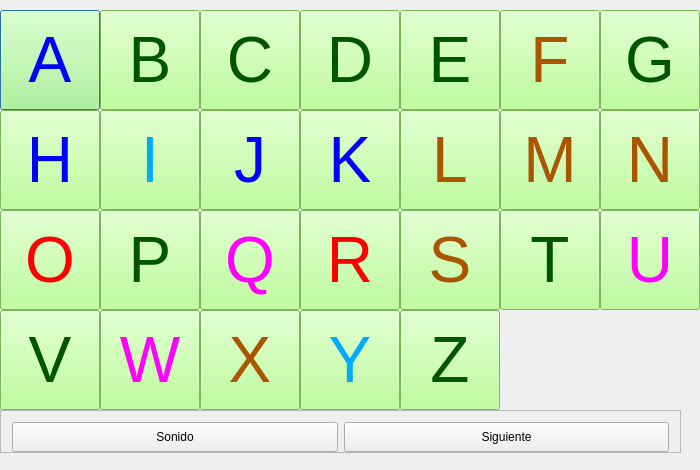
<?xml version="1.0" encoding="UTF-8"?>
<ui version="4.0">
 <class>DialogAlfabeto</class>
 <widget class="QDialog" name="DialogAlfabeto">
  <property name="geometry">
   <rect>
    <x>0</x>
    <y>0</y>
    <width>700</width>
    <height>470</height>
   </rect>
  </property>
  <property name="minimumSize">
   <size>
    <width>0</width>
    <height>0</height>
   </size>
  </property>
  <property name="maximumSize">
   <size>
    <width>700</width>
    <height>470</height>
   </size>
  </property>
  <property name="windowTitle">
   <string>Dialog</string>
  </property>
  <property name="windowIcon">
   <iconset resource="images.qrc">
    <normaloff>:/MyEnglishQt.ico</normaloff>:/MyEnglishQt.ico</iconset>
  </property>
  <property name="modal">
   <bool>true</bool>
  </property>
  <widget class="QWidget" name="centralWidget" native="true">
   <property name="geometry">
    <rect>
     <x>0</x>
     <y>10</y>
     <width>700</width>
     <height>400</height>
    </rect>
   </property>
   <widget class="QPushButton" name="pushButtonA">
    <property name="geometry">
     <rect>
      <x>0</x>
      <y>0</y>
      <width>100</width>
      <height>100</height>
     </rect>
    </property>
    <property name="minimumSize">
     <size>
      <width>100</width>
      <height>100</height>
     </size>
    </property>
    <property name="maximumSize">
     <size>
      <width>100</width>
      <height>100</height>
     </size>
    </property>
    <property name="font">
     <font>
      <family>Arial</family>
      <pointsize>48</pointsize>
      <weight>50</weight>
      <italic>false</italic>
      <bold>false</bold>
     </font>
    </property>
    <property name="styleSheet">
     <string notr="true">color: rgb(0, 0, 255);
background-color: rgb(170, 255, 127);</string>
    </property>
    <property name="text">
     <string>A</string>
    </property>
   </widget>
   <widget class="QPushButton" name="pushButtonB">
    <property name="geometry">
     <rect>
      <x>100</x>
      <y>0</y>
      <width>100</width>
      <height>100</height>
     </rect>
    </property>
    <property name="minimumSize">
     <size>
      <width>100</width>
      <height>100</height>
     </size>
    </property>
    <property name="maximumSize">
     <size>
      <width>100</width>
      <height>100</height>
     </size>
    </property>
    <property name="font">
     <font>
      <family>Arial</family>
      <pointsize>48</pointsize>
      <weight>50</weight>
      <italic>false</italic>
      <bold>false</bold>
     </font>
    </property>
    <property name="styleSheet">
     <string notr="true">color: rgb(0, 85, 0);
background-color: rgb(170, 255, 127);</string>
    </property>
    <property name="text">
     <string>B</string>
    </property>
   </widget>
   <widget class="QPushButton" name="pushButtonC">
    <property name="geometry">
     <rect>
      <x>200</x>
      <y>0</y>
      <width>100</width>
      <height>100</height>
     </rect>
    </property>
    <property name="minimumSize">
     <size>
      <width>100</width>
      <height>100</height>
     </size>
    </property>
    <property name="maximumSize">
     <size>
      <width>100</width>
      <height>100</height>
     </size>
    </property>
    <property name="font">
     <font>
      <family>Arial</family>
      <pointsize>48</pointsize>
      <weight>50</weight>
      <italic>false</italic>
      <bold>false</bold>
     </font>
    </property>
    <property name="styleSheet">
     <string notr="true">color: rgb(0, 85, 0);
background-color: rgb(170, 255, 127);</string>
    </property>
    <property name="text">
     <string>C</string>
    </property>
   </widget>
   <widget class="QPushButton" name="pushButtonD">
    <property name="geometry">
     <rect>
      <x>300</x>
      <y>0</y>
      <width>100</width>
      <height>100</height>
     </rect>
    </property>
    <property name="minimumSize">
     <size>
      <width>100</width>
      <height>100</height>
     </size>
    </property>
    <property name="maximumSize">
     <size>
      <width>100</width>
      <height>100</height>
     </size>
    </property>
    <property name="font">
     <font>
      <family>Arial</family>
      <pointsize>48</pointsize>
      <weight>50</weight>
      <italic>false</italic>
      <bold>false</bold>
     </font>
    </property>
    <property name="styleSheet">
     <string notr="true">color: rgb(0, 85, 0);
background-color: rgb(170, 255, 127);</string>
    </property>
    <property name="text">
     <string>D</string>
    </property>
   </widget>
   <widget class="QPushButton" name="pushButtonE">
    <property name="geometry">
     <rect>
      <x>400</x>
      <y>0</y>
      <width>100</width>
      <height>100</height>
     </rect>
    </property>
    <property name="minimumSize">
     <size>
      <width>100</width>
      <height>100</height>
     </size>
    </property>
    <property name="maximumSize">
     <size>
      <width>100</width>
      <height>100</height>
     </size>
    </property>
    <property name="font">
     <font>
      <family>Arial</family>
      <pointsize>48</pointsize>
      <weight>50</weight>
      <italic>false</italic>
      <bold>false</bold>
     </font>
    </property>
    <property name="styleSheet">
     <string notr="true">color: rgb(0, 85, 0);
background-color: rgb(170, 255, 127);</string>
    </property>
    <property name="text">
     <string>E</string>
    </property>
   </widget>
   <widget class="QPushButton" name="pushButtonF">
    <property name="geometry">
     <rect>
      <x>500</x>
      <y>0</y>
      <width>100</width>
      <height>100</height>
     </rect>
    </property>
    <property name="minimumSize">
     <size>
      <width>100</width>
      <height>100</height>
     </size>
    </property>
    <property name="maximumSize">
     <size>
      <width>100</width>
      <height>100</height>
     </size>
    </property>
    <property name="font">
     <font>
      <family>Arial</family>
      <pointsize>48</pointsize>
      <weight>50</weight>
      <italic>false</italic>
      <bold>false</bold>
     </font>
    </property>
    <property name="styleSheet">
     <string notr="true">color: rgb(170, 85, 0);
background-color: rgb(170, 255, 127);</string>
    </property>
    <property name="text">
     <string>F</string>
    </property>
   </widget>
   <widget class="QPushButton" name="pushButtonG">
    <property name="geometry">
     <rect>
      <x>600</x>
      <y>0</y>
      <width>100</width>
      <height>100</height>
     </rect>
    </property>
    <property name="minimumSize">
     <size>
      <width>100</width>
      <height>100</height>
     </size>
    </property>
    <property name="maximumSize">
     <size>
      <width>100</width>
      <height>100</height>
     </size>
    </property>
    <property name="font">
     <font>
      <family>Arial</family>
      <pointsize>48</pointsize>
      <weight>50</weight>
      <italic>false</italic>
      <bold>false</bold>
     </font>
    </property>
    <property name="styleSheet">
     <string notr="true">color: rgb(0, 85, 0);
background-color: rgb(170, 255, 127);</string>
    </property>
    <property name="text">
     <string>G</string>
    </property>
   </widget>
   <widget class="QPushButton" name="pushButtonV">
    <property name="geometry">
     <rect>
      <x>0</x>
      <y>300</y>
      <width>100</width>
      <height>100</height>
     </rect>
    </property>
    <property name="minimumSize">
     <size>
      <width>100</width>
      <height>100</height>
     </size>
    </property>
    <property name="maximumSize">
     <size>
      <width>100</width>
      <height>100</height>
     </size>
    </property>
    <property name="font">
     <font>
      <family>Arial</family>
      <pointsize>48</pointsize>
      <weight>50</weight>
      <italic>false</italic>
      <bold>false</bold>
     </font>
    </property>
    <property name="styleSheet">
     <string notr="true">color: rgb(0, 85, 0);
background-color: rgb(170, 255, 127);</string>
    </property>
    <property name="text">
     <string>V</string>
    </property>
   </widget>
   <widget class="QPushButton" name="pushButtonW">
    <property name="geometry">
     <rect>
      <x>100</x>
      <y>300</y>
      <width>100</width>
      <height>100</height>
     </rect>
    </property>
    <property name="minimumSize">
     <size>
      <width>100</width>
      <height>100</height>
     </size>
    </property>
    <property name="maximumSize">
     <size>
      <width>100</width>
      <height>100</height>
     </size>
    </property>
    <property name="font">
     <font>
      <family>Arial</family>
      <pointsize>48</pointsize>
      <weight>50</weight>
      <italic>false</italic>
      <bold>false</bold>
     </font>
    </property>
    <property name="styleSheet">
     <string notr="true">color: rgb(255, 0, 255);
background-color: rgb(170, 255, 127);</string>
    </property>
    <property name="text">
     <string>W</string>
    </property>
   </widget>
   <widget class="QPushButton" name="pushButtonH">
    <property name="geometry">
     <rect>
      <x>0</x>
      <y>100</y>
      <width>100</width>
      <height>100</height>
     </rect>
    </property>
    <property name="minimumSize">
     <size>
      <width>100</width>
      <height>100</height>
     </size>
    </property>
    <property name="maximumSize">
     <size>
      <width>100</width>
      <height>100</height>
     </size>
    </property>
    <property name="font">
     <font>
      <family>Arial</family>
      <pointsize>48</pointsize>
      <weight>50</weight>
      <italic>false</italic>
      <bold>false</bold>
     </font>
    </property>
    <property name="styleSheet">
     <string notr="true">color: rgb(0, 0, 255);
background-color: rgb(170, 255, 127);</string>
    </property>
    <property name="text">
     <string>H</string>
    </property>
   </widget>
   <widget class="QPushButton" name="pushButtonI">
    <property name="geometry">
     <rect>
      <x>100</x>
      <y>100</y>
      <width>100</width>
      <height>100</height>
     </rect>
    </property>
    <property name="minimumSize">
     <size>
      <width>100</width>
      <height>100</height>
     </size>
    </property>
    <property name="maximumSize">
     <size>
      <width>100</width>
      <height>100</height>
     </size>
    </property>
    <property name="font">
     <font>
      <family>Arial</family>
      <pointsize>48</pointsize>
      <weight>50</weight>
      <italic>false</italic>
      <bold>false</bold>
     </font>
    </property>
    <property name="styleSheet">
     <string notr="true">color: rgb(0, 170, 255);
background-color: rgb(170, 255, 127);</string>
    </property>
    <property name="text">
     <string>I</string>
    </property>
   </widget>
   <widget class="QPushButton" name="pushButtonM">
    <property name="geometry">
     <rect>
      <x>500</x>
      <y>100</y>
      <width>100</width>
      <height>100</height>
     </rect>
    </property>
    <property name="minimumSize">
     <size>
      <width>100</width>
      <height>100</height>
     </size>
    </property>
    <property name="maximumSize">
     <size>
      <width>100</width>
      <height>100</height>
     </size>
    </property>
    <property name="font">
     <font>
      <family>Arial</family>
      <pointsize>48</pointsize>
      <weight>50</weight>
      <italic>false</italic>
      <bold>false</bold>
     </font>
    </property>
    <property name="styleSheet">
     <string notr="true">color: rgb(170, 85, 0);
background-color: rgb(170, 255, 127);</string>
    </property>
    <property name="text">
     <string>M</string>
    </property>
   </widget>
   <widget class="QPushButton" name="pushButtonK">
    <property name="geometry">
     <rect>
      <x>300</x>
      <y>100</y>
      <width>100</width>
      <height>100</height>
     </rect>
    </property>
    <property name="minimumSize">
     <size>
      <width>100</width>
      <height>100</height>
     </size>
    </property>
    <property name="maximumSize">
     <size>
      <width>100</width>
      <height>100</height>
     </size>
    </property>
    <property name="font">
     <font>
      <family>Arial</family>
      <pointsize>48</pointsize>
      <weight>50</weight>
      <italic>false</italic>
      <bold>false</bold>
     </font>
    </property>
    <property name="styleSheet">
     <string notr="true">color: rgb(0, 0, 255);
background-color: rgb(170, 255, 127);</string>
    </property>
    <property name="text">
     <string>K</string>
    </property>
   </widget>
   <widget class="QPushButton" name="pushButtonN">
    <property name="geometry">
     <rect>
      <x>600</x>
      <y>100</y>
      <width>100</width>
      <height>100</height>
     </rect>
    </property>
    <property name="minimumSize">
     <size>
      <width>100</width>
      <height>100</height>
     </size>
    </property>
    <property name="maximumSize">
     <size>
      <width>100</width>
      <height>100</height>
     </size>
    </property>
    <property name="font">
     <font>
      <family>Arial</family>
      <pointsize>48</pointsize>
      <weight>50</weight>
      <italic>false</italic>
      <bold>false</bold>
     </font>
    </property>
    <property name="styleSheet">
     <string notr="true">color: rgb(170, 85, 0);
background-color: rgb(170, 255, 127);</string>
    </property>
    <property name="text">
     <string>N</string>
    </property>
   </widget>
   <widget class="QPushButton" name="pushButtonX">
    <property name="geometry">
     <rect>
      <x>200</x>
      <y>300</y>
      <width>100</width>
      <height>100</height>
     </rect>
    </property>
    <property name="minimumSize">
     <size>
      <width>100</width>
      <height>100</height>
     </size>
    </property>
    <property name="maximumSize">
     <size>
      <width>100</width>
      <height>100</height>
     </size>
    </property>
    <property name="font">
     <font>
      <family>Arial</family>
      <pointsize>48</pointsize>
      <weight>50</weight>
      <italic>false</italic>
      <bold>false</bold>
     </font>
    </property>
    <property name="styleSheet">
     <string notr="true">color: rgb(170, 85, 0);
background-color: rgb(170, 255, 127);</string>
    </property>
    <property name="text">
     <string>X</string>
    </property>
   </widget>
   <widget class="QPushButton" name="pushButtonY">
    <property name="geometry">
     <rect>
      <x>300</x>
      <y>300</y>
      <width>100</width>
      <height>100</height>
     </rect>
    </property>
    <property name="minimumSize">
     <size>
      <width>100</width>
      <height>100</height>
     </size>
    </property>
    <property name="maximumSize">
     <size>
      <width>100</width>
      <height>100</height>
     </size>
    </property>
    <property name="font">
     <font>
      <family>Arial</family>
      <pointsize>48</pointsize>
      <weight>50</weight>
      <italic>false</italic>
      <bold>false</bold>
     </font>
    </property>
    <property name="styleSheet">
     <string notr="true">color: rgb(0, 170, 255);
background-color: rgb(170, 255, 127);</string>
    </property>
    <property name="text">
     <string>Y</string>
    </property>
   </widget>
   <widget class="QPushButton" name="pushButtonJ">
    <property name="geometry">
     <rect>
      <x>200</x>
      <y>100</y>
      <width>100</width>
      <height>100</height>
     </rect>
    </property>
    <property name="minimumSize">
     <size>
      <width>100</width>
      <height>100</height>
     </size>
    </property>
    <property name="maximumSize">
     <size>
      <width>100</width>
      <height>100</height>
     </size>
    </property>
    <property name="font">
     <font>
      <family>Arial</family>
      <pointsize>48</pointsize>
      <weight>50</weight>
      <italic>false</italic>
      <bold>false</bold>
     </font>
    </property>
    <property name="styleSheet">
     <string notr="true">color: rgb(0, 0, 255);
background-color: rgb(170, 255, 127);</string>
    </property>
    <property name="text">
     <string>J</string>
    </property>
   </widget>
   <widget class="QPushButton" name="pushButtonL">
    <property name="geometry">
     <rect>
      <x>400</x>
      <y>100</y>
      <width>100</width>
      <height>100</height>
     </rect>
    </property>
    <property name="minimumSize">
     <size>
      <width>100</width>
      <height>100</height>
     </size>
    </property>
    <property name="maximumSize">
     <size>
      <width>100</width>
      <height>100</height>
     </size>
    </property>
    <property name="font">
     <font>
      <family>Arial</family>
      <pointsize>48</pointsize>
      <weight>50</weight>
      <italic>false</italic>
      <bold>false</bold>
     </font>
    </property>
    <property name="styleSheet">
     <string notr="true">color: rgb(170, 85, 0);
background-color: rgb(170, 255, 127);</string>
    </property>
    <property name="text">
     <string>L</string>
    </property>
   </widget>
   <widget class="QPushButton" name="pushButtonO">
    <property name="geometry">
     <rect>
      <x>0</x>
      <y>200</y>
      <width>100</width>
      <height>100</height>
     </rect>
    </property>
    <property name="minimumSize">
     <size>
      <width>100</width>
      <height>100</height>
     </size>
    </property>
    <property name="maximumSize">
     <size>
      <width>100</width>
      <height>100</height>
     </size>
    </property>
    <property name="font">
     <font>
      <family>Arial</family>
      <pointsize>48</pointsize>
      <weight>50</weight>
      <italic>false</italic>
      <bold>false</bold>
     </font>
    </property>
    <property name="styleSheet">
     <string notr="true">color: rgb(255, 0, 0);
background-color: rgb(170, 255, 127);</string>
    </property>
    <property name="text">
     <string>O</string>
    </property>
   </widget>
   <widget class="QPushButton" name="pushButtonP">
    <property name="geometry">
     <rect>
      <x>100</x>
      <y>200</y>
      <width>100</width>
      <height>100</height>
     </rect>
    </property>
    <property name="minimumSize">
     <size>
      <width>100</width>
      <height>100</height>
     </size>
    </property>
    <property name="maximumSize">
     <size>
      <width>100</width>
      <height>100</height>
     </size>
    </property>
    <property name="font">
     <font>
      <family>Arial</family>
      <pointsize>48</pointsize>
      <weight>50</weight>
      <italic>false</italic>
      <bold>false</bold>
     </font>
    </property>
    <property name="styleSheet">
     <string notr="true">color: rgb(0, 85, 0);
background-color: rgb(170, 255, 127);</string>
    </property>
    <property name="text">
     <string>P</string>
    </property>
   </widget>
   <widget class="QPushButton" name="pushButtonT">
    <property name="geometry">
     <rect>
      <x>500</x>
      <y>200</y>
      <width>100</width>
      <height>100</height>
     </rect>
    </property>
    <property name="minimumSize">
     <size>
      <width>100</width>
      <height>100</height>
     </size>
    </property>
    <property name="maximumSize">
     <size>
      <width>100</width>
      <height>100</height>
     </size>
    </property>
    <property name="font">
     <font>
      <family>Arial</family>
      <pointsize>48</pointsize>
      <weight>50</weight>
      <italic>false</italic>
      <bold>false</bold>
     </font>
    </property>
    <property name="styleSheet">
     <string notr="true">color: rgb(0, 85, 0);
background-color: rgb(170, 255, 127);</string>
    </property>
    <property name="text">
     <string>T</string>
    </property>
   </widget>
   <widget class="QPushButton" name="pushButtonR">
    <property name="geometry">
     <rect>
      <x>300</x>
      <y>200</y>
      <width>100</width>
      <height>100</height>
     </rect>
    </property>
    <property name="minimumSize">
     <size>
      <width>100</width>
      <height>100</height>
     </size>
    </property>
    <property name="maximumSize">
     <size>
      <width>100</width>
      <height>100</height>
     </size>
    </property>
    <property name="font">
     <font>
      <family>Arial</family>
      <pointsize>48</pointsize>
      <weight>50</weight>
      <italic>false</italic>
      <bold>false</bold>
     </font>
    </property>
    <property name="styleSheet">
     <string notr="true">color: rgb(255, 0, 0);
background-color: rgb(170, 255, 127);</string>
    </property>
    <property name="text">
     <string>R</string>
    </property>
   </widget>
   <widget class="QPushButton" name="pushButtonU">
    <property name="geometry">
     <rect>
      <x>600</x>
      <y>200</y>
      <width>100</width>
      <height>100</height>
     </rect>
    </property>
    <property name="minimumSize">
     <size>
      <width>100</width>
      <height>100</height>
     </size>
    </property>
    <property name="maximumSize">
     <size>
      <width>100</width>
      <height>100</height>
     </size>
    </property>
    <property name="font">
     <font>
      <family>Arial</family>
      <pointsize>48</pointsize>
      <weight>50</weight>
      <italic>false</italic>
      <bold>false</bold>
     </font>
    </property>
    <property name="styleSheet">
     <string notr="true">color: rgb(255, 0, 255);
background-color: rgb(170, 255, 127);</string>
    </property>
    <property name="text">
     <string>U</string>
    </property>
   </widget>
   <widget class="QPushButton" name="pushButtonZ">
    <property name="geometry">
     <rect>
      <x>400</x>
      <y>300</y>
      <width>100</width>
      <height>100</height>
     </rect>
    </property>
    <property name="minimumSize">
     <size>
      <width>100</width>
      <height>100</height>
     </size>
    </property>
    <property name="maximumSize">
     <size>
      <width>100</width>
      <height>100</height>
     </size>
    </property>
    <property name="font">
     <font>
      <family>Arial</family>
      <pointsize>48</pointsize>
      <weight>50</weight>
      <italic>false</italic>
      <bold>false</bold>
     </font>
    </property>
    <property name="styleSheet">
     <string notr="true">color: rgb(0, 85, 0);
background-color: rgb(170, 255, 127);</string>
    </property>
    <property name="text">
     <string>Z</string>
    </property>
   </widget>
   <widget class="QPushButton" name="pushButtonQ">
    <property name="geometry">
     <rect>
      <x>200</x>
      <y>200</y>
      <width>100</width>
      <height>100</height>
     </rect>
    </property>
    <property name="minimumSize">
     <size>
      <width>100</width>
      <height>100</height>
     </size>
    </property>
    <property name="maximumSize">
     <size>
      <width>100</width>
      <height>100</height>
     </size>
    </property>
    <property name="font">
     <font>
      <family>Arial</family>
      <pointsize>48</pointsize>
      <weight>50</weight>
      <italic>false</italic>
      <bold>false</bold>
     </font>
    </property>
    <property name="styleSheet">
     <string notr="true">color: rgb(255, 0, 255);
background-color: rgb(170, 255, 127);</string>
    </property>
    <property name="text">
     <string>Q</string>
    </property>
   </widget>
   <widget class="QPushButton" name="pushButtonS">
    <property name="geometry">
     <rect>
      <x>400</x>
      <y>200</y>
      <width>100</width>
      <height>100</height>
     </rect>
    </property>
    <property name="minimumSize">
     <size>
      <width>100</width>
      <height>100</height>
     </size>
    </property>
    <property name="maximumSize">
     <size>
      <width>100</width>
      <height>100</height>
     </size>
    </property>
    <property name="font">
     <font>
      <family>Arial</family>
      <pointsize>48</pointsize>
      <weight>50</weight>
      <italic>false</italic>
      <bold>false</bold>
     </font>
    </property>
    <property name="styleSheet">
     <string notr="true">color: rgb(170, 85, 0);
background-color: rgb(170, 255, 127);</string>
    </property>
    <property name="text">
     <string>S</string>
    </property>
   </widget>
   <widget class="QLabel" name="label">
    <property name="geometry">
     <rect>
      <x>506</x>
      <y>312</y>
      <width>191</width>
      <height>71</height>
     </rect>
    </property>
    <property name="font">
     <font>
      <family>Arial</family>
      <pointsize>24</pointsize>
      <weight>50</weight>
      <bold>false</bold>
     </font>
    </property>
    <property name="text">
     <string/>
    </property>
    <property name="alignment">
     <set>Qt::AlignCenter</set>
    </property>
   </widget>
  </widget>
  <widget class="QFrame" name="frame">
   <property name="geometry">
    <rect>
     <x>0</x>
     <y>410</y>
     <width>681</width>
     <height>43</height>
    </rect>
   </property>
   <property name="frameShape">
    <enum>QFrame::StyledPanel</enum>
   </property>
   <property name="frameShadow">
    <enum>QFrame::Raised</enum>
   </property>
   <layout class="QHBoxLayout" name="horizontalLayout">
    <item>
     <widget class="QPushButton" name="pushButtonSound">
      <property name="minimumSize">
       <size>
        <width>150</width>
        <height>30</height>
       </size>
      </property>
      <property name="text">
       <string>Sonido</string>
      </property>
     </widget>
    </item>
    <item>
     <widget class="QPushButton" name="pushButtonNex">
      <property name="minimumSize">
       <size>
        <width>150</width>
        <height>30</height>
       </size>
      </property>
      <property name="text">
       <string>Siguiente</string>
      </property>
     </widget>
    </item>
   </layout>
  </widget>
 </widget>
 <layoutdefault spacing="6" margin="11"/>
 <tabstops>
  <tabstop>pushButtonA</tabstop>
  <tabstop>pushButtonB</tabstop>
  <tabstop>pushButtonC</tabstop>
  <tabstop>pushButtonD</tabstop>
  <tabstop>pushButtonE</tabstop>
  <tabstop>pushButtonF</tabstop>
  <tabstop>pushButtonG</tabstop>
  <tabstop>pushButtonH</tabstop>
  <tabstop>pushButtonI</tabstop>
  <tabstop>pushButtonJ</tabstop>
  <tabstop>pushButtonK</tabstop>
  <tabstop>pushButtonL</tabstop>
  <tabstop>pushButtonM</tabstop>
  <tabstop>pushButtonN</tabstop>
  <tabstop>pushButtonO</tabstop>
  <tabstop>pushButtonP</tabstop>
  <tabstop>pushButtonQ</tabstop>
  <tabstop>pushButtonR</tabstop>
  <tabstop>pushButtonS</tabstop>
  <tabstop>pushButtonT</tabstop>
  <tabstop>pushButtonU</tabstop>
  <tabstop>pushButtonV</tabstop>
  <tabstop>pushButtonW</tabstop>
  <tabstop>pushButtonX</tabstop>
  <tabstop>pushButtonY</tabstop>
  <tabstop>pushButtonZ</tabstop>
  <tabstop>pushButtonNex</tabstop>
 </tabstops>
 <resources>
  <include location="images.qrc"/>
 </resources>
 <connections/>
</ui>
